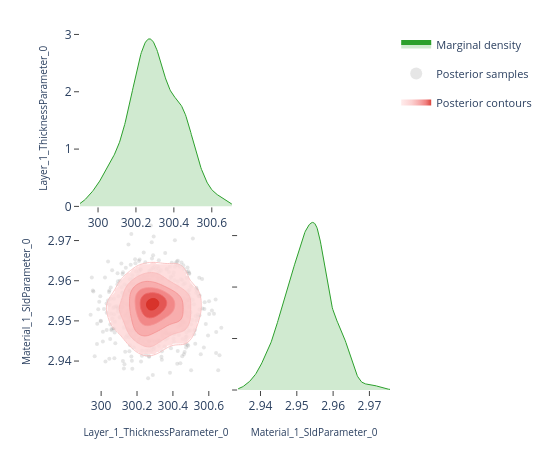

Here is the notebook cell this chart was saved with:
### Code cell
# ---- Pairwise focus: thickness vs SLD ---------------------------------------
# A 2-parameter corner plot zooms in on the joint posterior for a specific
# pair.  This is the same view the EasyReflectometryApp's "2D Heatmap"
# sub-tab uses to inspect parameter degeneracies.


params_of_interest = ['Layer_1_ThicknessParameter_0', 'Material_1_SldParameter_0']
idx = [posterior.param_names.index(p) for p in params_of_interest]
subset_draws = np.asarray(posterior.draws)[:, idx]

fig = plot_corner(subset_draws, params_of_interest)
fig.show()

### Figure 1 — Plotly figure (JSON) as saved in the notebook; plotly's stock layout.template omitted (floating-point values rounded to 4 significant figures; data arrays with more than 128 entries replaced by an {"elided": "..."} marker saying what was removed)
{"data": [{"fill": "tozeroy", "fillcolor": "rgba(44, 160, 44, 0.22)", "hoverinfo": "skip", "legendgroup": "marginal", "line": {"color": "rgb(44, 160, 44)", "width": 1}, "mode": "lines", "name": "Marginal density", "showlegend": true, "type": "scatter", "x": {"elided": "256 float values"}, "xaxis": "x", "y": {"elided": "256 float values"}, "yaxis": "y"}, {"hoverinfo": "skip", "legendgroup": "scatter", "marker": {"color": "rgba(140, 140, 140, 0.22)", "size": 4}, "mode": "markers", "name": "Posterior samples", "showlegend": true, "type": "scatter", "x": {"elided": "640 float values"}, "xaxis": "x3", "y": {"elided": "640 float values"}, "yaxis": "y3", "zorder": 0}, {"colorscale": [[0.0, "rgba(255, 224, 224, 0.62)"], [0.35, "rgba(250, 188, 188, 0.70)"], [0.6, "rgba(245, 148, 148, 0.78)"], [0.82, "rgba(237, 104, 104, 0.84)"], [1.0, "rgba(215, 48, 39, 0.90)"]], "connectgaps": false, "contours": {"coloring": "fill", "end": 178.9, "showlabels": false, "showlines": false, "size": 28.25, "start": 37.67}, "hoverinfo": "skip", "legendgroup": "contour", "name": "Posterior contours", "showlegend": true, "showscale": false, "type": "contour", "x": [299.9, 299.9, 299.9, 299.9, 299.9, 300.0, 300.0, 300.0, 300.0, 300.0, 300.0, 300.0, 300.0, 300.0, 300.0, 300.1, 300.1, 300.1, 300.1, 300.1, 300.1, 300.1, 300.1, 300.1, 300.1, 300.2, 300.2, 300.2, 300.2, 300.2, 300.2, 300.2, 300.2, 300.2, 300.2, 300.3, 300.3, 300.3, 300.3, 300.3, 300.3, 300.3, 300.3, 300.3, 300.4, 300.4, 300.4, 300.4, 300.4, 300.4, 300.4, 300.4, 300.4, 300.4, 300.5, 300.5, 300.5, 300.5, 300.5, 300.5, 300.5, 300.5, 300.5, 300.5, 300.6, 300.6, 300.6, 300.6, 300.6, 300.6, 300.6, 300.6, 300.6, 300.6, 300.7, 300.7, 300.7, 300.7, 300.7, 300.7], "xaxis": "x3", "y": [2.934, 2.934, 2.935, 2.935, 2.936, 2.936, 2.937, 2.938, 2.938, 2.939, 2.939, 2.94, 2.94, 2.941, 2.941, 2.942, 2.942, 2.943, 2.943, 2.944, 2.944, 2.945, 2.945, 2.946, 2.947, 2.947, 2.948, 2.948, 2.949, 2.949, 2.95, 2.95, 2.951, 2.951, 2.952, 2.952, 2.953, 2.953, 2.954, 2.954, 2.955, 2.956, 2.956, 2.957, 2.957, 2.958, 2.958, 2.959, 2.959, 2.96, 2.96, 2.961, 2.961, 2.962, 2.962, 2.963, 2.963, 2.964, 2.965, 2.965, 2.966, 2.966, 2.967, 2.967, 2.968, 2.968, 2.969, 2.969, 2.97, 2.97, 2.971, 2.971, 2.972, 2.972, 2.973, 2.974, 2.974, 2.975, 2.975, 2.976], "yaxis": "y3", "z": {"elided": "80x80 float values"}, "zmax": 178.9, "zmin": 37.67, "zorder": 1}, {"colorscale": [[0.0, "rgba(250, 188, 188, 0.94)"], [0.35, "rgba(250, 188, 188, 0.94)"], [0.35, "rgba(245, 148, 148, 0.95)"], [0.6, "rgba(245, 148, 148, 0.95)"], [0.6, "rgba(237, 104, 104, 0.96)"], [0.82, "rgba(237, 104, 104, 0.96)"], [0.82, "rgba(215, 48, 39, 0.98)"], [1.0, "rgba(215, 48, 39, 0.98)"]], "contours": {"coloring": "lines", "end": 178.9, "showlabels": false, "size": 28.25, "start": 37.67}, "hoverinfo": "skip", "legendgroup": "contour", "line": {"width": 0.9}, "showlegend": false, "showscale": false, "type": "contour", "x": [299.9, 299.9, 299.9, 299.9, 299.9, 300.0, 300.0, 300.0, 300.0, 300.0, 300.0, 300.0, 300.0, 300.0, 300.0, 300.1, 300.1, 300.1, 300.1, 300.1, 300.1, 300.1, 300.1, 300.1, 300.1, 300.2, 300.2, 300.2, 300.2, 300.2, 300.2, 300.2, 300.2, 300.2, 300.2, 300.3, 300.3, 300.3, 300.3, 300.3, 300.3, 300.3, 300.3, 300.3, 300.4, 300.4, 300.4, 300.4, 300.4, 300.4, 300.4, 300.4, 300.4, 300.4, 300.5, 300.5, 300.5, 300.5, 300.5, 300.5, 300.5, 300.5, 300.5, 300.5, 300.6, 300.6, 300.6, 300.6, 300.6, 300.6, 300.6, 300.6, 300.6, 300.6, 300.7, 300.7, 300.7, 300.7, 300.7, 300.7], "xaxis": "x3", "y": [2.934, 2.934, 2.935, 2.935, 2.936, 2.936, 2.937, 2.938, 2.938, 2.939, 2.939, 2.94, 2.94, 2.941, 2.941, 2.942, 2.942, 2.943, 2.943, 2.944, 2.944, 2.945, 2.945, 2.946, 2.947, 2.947, 2.948, 2.948, 2.949, 2.949, 2.95, 2.95, 2.951, 2.951, 2.952, 2.952, 2.953, 2.953, 2.954, 2.954, 2.955, 2.956, 2.956, 2.957, 2.957, 2.958, 2.958, 2.959, 2.959, 2.96, 2.96, 2.961, 2.961, 2.962, 2.962, 2.963, 2.963, 2.964, 2.965, 2.965, 2.966, 2.966, 2.967, 2.967, 2.968, 2.968, 2.969, 2.969, 2.97, 2.97, 2.971, 2.971, 2.972, 2.972, 2.973, 2.974, 2.974, 2.975, 2.975, 2.976], "yaxis": "y3", "z": {"elided": "80x80 float values"}, "zmax": 178.9, "zmin": 37.67, "zorder": 2}, {"fill": "tozeroy", "fillcolor": "rgba(44, 160, 44, 0.22)", "hoverinfo": "skip", "legendgroup": "marginal", "line": {"color": "rgb(44, 160, 44)", "width": 1}, "mode": "lines", "name": "Marginal density", "showlegend": false, "type": "scatter", "x": {"elided": "256 float values"}, "xaxis": "x4", "y": {"elided": "256 float values"}, "yaxis": "y4"}], "layout": {"height": 450, "legend": {"font": {"size": 11}, "itemsizing": "constant", "orientation": "v", "x": 1.02, "xanchor": "left", "y": 1.0, "yanchor": "top"}, "margin": {"b": 60, "l": 80, "r": 160, "t": 30}, "plot_bgcolor": "white", "showlegend": true, "width": 550, "xaxis": {"anchor": "y", "domain": [0.0, 0.49], "showgrid": false, "ticks": "outside", "zeroline": false}, "xaxis2": {"anchor": "y2", "domain": [0.51, 1.0], "showgrid": false, "ticks": "outside", "visible": false, "zeroline": false}, "xaxis3": {"anchor": "y3", "domain": [0.0, 0.49], "showgrid": false, "ticks": "outside", "title": {"font": {"size": 10}, "text": "Layer_1_ThicknessParameter_0"}, "zeroline": false}, "xaxis4": {"anchor": "y4", "domain": [0.51, 1.0], "showgrid": false, "ticks": "outside", "title": {"font": {"size": 10}, "text": "Material_1_SldParameter_0"}, "zeroline": false}, "yaxis": {"anchor": "x", "domain": [0.51, 1.0], "showgrid": false, "ticks": "outside", "title": {"font": {"size": 10}, "text": "Layer_1_ThicknessParameter_0"}, "zeroline": false}, "yaxis2": {"anchor": "x2", "domain": [0.51, 1.0], "showgrid": false, "ticks": "outside", "visible": false, "zeroline": false}, "yaxis3": {"anchor": "x3", "domain": [0.0, 0.49], "showgrid": false, "ticks": "outside", "title": {"font": {"size": 10}, "text": "Material_1_SldParameter_0"}, "zeroline": false}, "yaxis4": {"anchor": "x4", "domain": [0.0, 0.49], "showgrid": false, "showticklabels": false, "ticks": "outside", "zeroline": false}}}
